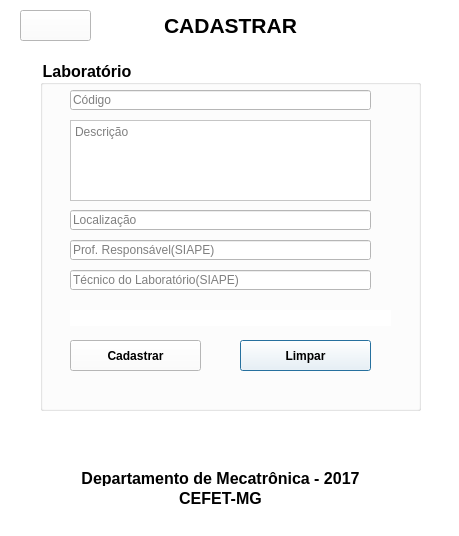
<?xml version="1.0" encoding="UTF-8"?>
<ui version="4.0">
 <class>CadasLab</class>
 <widget class="QDialog" name="CadasLab">
  <property name="geometry">
   <rect>
    <x>0</x>
    <y>0</y>
    <width>459</width>
    <height>536</height>
   </rect>
  </property>
  <property name="minimumSize">
   <size>
    <width>459</width>
    <height>536</height>
   </size>
  </property>
  <property name="maximumSize">
   <size>
    <width>459</width>
    <height>536</height>
   </size>
  </property>
  <property name="windowTitle">
   <string>CONTROLE DE PATRIMONIO</string>
  </property>
  <property name="styleSheet">
   <string notr="true">background-color: rgb(255, 255, 255);</string>
  </property>
  <widget class="QLabel" name="label_3">
   <property name="geometry">
    <rect>
     <x>30</x>
     <y>470</y>
     <width>381</width>
     <height>16</height>
    </rect>
   </property>
   <property name="font">
    <font>
     <pointsize>12</pointsize>
     <weight>75</weight>
     <bold>true</bold>
    </font>
   </property>
   <property name="text">
    <string>Departamento de Mecatrônica - 2017</string>
   </property>
   <property name="alignment">
    <set>Qt::AlignCenter</set>
   </property>
  </widget>
  <widget class="QLabel" name="label_4">
   <property name="geometry">
    <rect>
     <x>30</x>
     <y>490</y>
     <width>381</width>
     <height>16</height>
    </rect>
   </property>
   <property name="font">
    <font>
     <pointsize>12</pointsize>
     <weight>75</weight>
     <bold>true</bold>
    </font>
   </property>
   <property name="text">
    <string>CEFET-MG</string>
   </property>
   <property name="alignment">
    <set>Qt::AlignCenter</set>
   </property>
  </widget>
  <widget class="QLabel" name="label">
   <property name="geometry">
    <rect>
     <x>0</x>
     <y>10</y>
     <width>461</width>
     <height>31</height>
    </rect>
   </property>
   <property name="font">
    <font>
     <pointsize>16</pointsize>
     <weight>75</weight>
     <bold>true</bold>
    </font>
   </property>
   <property name="text">
    <string>CADASTRAR</string>
   </property>
   <property name="alignment">
    <set>Qt::AlignCenter</set>
   </property>
  </widget>
  <widget class="QGroupBox" name="groupBox">
   <property name="geometry">
    <rect>
     <x>40</x>
     <y>60</y>
     <width>381</width>
     <height>351</height>
    </rect>
   </property>
   <property name="font">
    <font>
     <pointsize>12</pointsize>
     <weight>75</weight>
     <bold>true</bold>
    </font>
   </property>
   <property name="title">
    <string>Laboratório</string>
   </property>
   <widget class="QLineEdit" name="lab_setCodigo">
    <property name="geometry">
     <rect>
      <x>30</x>
      <y>30</y>
      <width>301</width>
      <height>20</height>
     </rect>
    </property>
    <property name="placeholderText">
     <string>Código</string>
    </property>
   </widget>
   <widget class="QLineEdit" name="lab_setProfessor">
    <property name="geometry">
     <rect>
      <x>30</x>
      <y>180</y>
      <width>301</width>
      <height>20</height>
     </rect>
    </property>
    <property name="inputMethodHints">
     <set>Qt::ImhNone</set>
    </property>
    <property name="placeholderText">
     <string>Prof. Responsável(SIAPE)</string>
    </property>
   </widget>
   <widget class="QLineEdit" name="lab_setTecnico">
    <property name="geometry">
     <rect>
      <x>30</x>
      <y>210</y>
      <width>301</width>
      <height>20</height>
     </rect>
    </property>
    <property name="placeholderText">
     <string>Técnico do Laboratório(SIAPE)</string>
    </property>
   </widget>
   <widget class="QPushButton" name="limpar">
    <property name="geometry">
     <rect>
      <x>200</x>
      <y>280</y>
      <width>131</width>
      <height>31</height>
     </rect>
    </property>
    <property name="font">
     <font>
      <weight>75</weight>
      <bold>true</bold>
     </font>
    </property>
    <property name="text">
     <string>Limpar</string>
    </property>
   </widget>
   <widget class="QPushButton" name="btn_confirma">
    <property name="geometry">
     <rect>
      <x>30</x>
      <y>280</y>
      <width>131</width>
      <height>31</height>
     </rect>
    </property>
    <property name="font">
     <font>
      <weight>75</weight>
      <bold>true</bold>
     </font>
    </property>
    <property name="text">
     <string>Cadastrar</string>
    </property>
   </widget>
   <widget class="QLineEdit" name="lab_setLocalizacao">
    <property name="geometry">
     <rect>
      <x>30</x>
      <y>150</y>
      <width>301</width>
      <height>20</height>
     </rect>
    </property>
    <property name="placeholderText">
     <string>Localização</string>
    </property>
   </widget>
   <widget class="QLabel" name="fail">
    <property name="geometry">
     <rect>
      <x>30</x>
      <y>250</y>
      <width>321</width>
      <height>16</height>
     </rect>
    </property>
    <property name="font">
     <font>
      <pointsize>9</pointsize>
     </font>
    </property>
    <property name="styleSheet">
     <string notr="true"/>
    </property>
    <property name="text">
     <string/>
    </property>
   </widget>
   <widget class="QTextEdit" name="lab_setDescricao">
    <property name="geometry">
     <rect>
      <x>30</x>
      <y>60</y>
      <width>301</width>
      <height>81</height>
     </rect>
    </property>
    <property name="placeholderText">
     <string>Descrição</string>
    </property>
   </widget>
  </widget>
  <widget class="QPushButton" name="pushButton_3">
   <property name="geometry">
    <rect>
     <x>20</x>
     <y>10</y>
     <width>71</width>
     <height>31</height>
    </rect>
   </property>
   <property name="minimumSize">
    <size>
     <width>61</width>
     <height>31</height>
    </size>
   </property>
   <property name="maximumSize">
    <size>
     <width>100</width>
     <height>100</height>
    </size>
   </property>
   <property name="styleSheet">
    <string notr="true">background-image: url(:/img/img/voltar.png);</string>
   </property>
   <property name="text">
    <string/>
   </property>
  </widget>
 </widget>
 <resources/>
 <connections>
  <connection>
   <sender>limpar</sender>
   <signal>clicked()</signal>
   <receiver>lab_setTecnico</receiver>
   <slot>clear()</slot>
   <hints>
    <hint type="sourcelabel">
     <x>288</x>
     <y>350</y>
    </hint>
    <hint type="destinationlabel">
     <x>227</x>
     <y>281</y>
    </hint>
   </hints>
  </connection>
  <connection>
   <sender>limpar</sender>
   <signal>clicked()</signal>
   <receiver>lab_setProfessor</receiver>
   <slot>clear()</slot>
   <hints>
    <hint type="sourcelabel">
     <x>313</x>
     <y>357</y>
    </hint>
    <hint type="destinationlabel">
     <x>246</x>
     <y>252</y>
    </hint>
   </hints>
  </connection>
  <connection>
   <sender>limpar</sender>
   <signal>clicked()</signal>
   <receiver>lab_setLocalizacao</receiver>
   <slot>clear()</slot>
   <hints>
    <hint type="sourcelabel">
     <x>338</x>
     <y>360</y>
    </hint>
    <hint type="destinationlabel">
     <x>273</x>
     <y>221</y>
    </hint>
   </hints>
  </connection>
  <connection>
   <sender>limpar</sender>
   <signal>clicked()</signal>
   <receiver>lab_setCodigo</receiver>
   <slot>clear()</slot>
   <hints>
    <hint type="sourcelabel">
     <x>343</x>
     <y>357</y>
    </hint>
    <hint type="destinationlabel">
     <x>237</x>
     <y>104</y>
    </hint>
   </hints>
  </connection>
  <connection>
   <sender>pushButton_3</sender>
   <signal>clicked()</signal>
   <receiver>CadasLab</receiver>
   <slot>close()</slot>
   <hints>
    <hint type="sourcelabel">
     <x>68</x>
     <y>26</y>
    </hint>
    <hint type="destinationlabel">
     <x>19</x>
     <y>84</y>
    </hint>
   </hints>
  </connection>
  <connection>
   <sender>limpar</sender>
   <signal>clicked()</signal>
   <receiver>lab_setDescricao</receiver>
   <slot>clear()</slot>
   <hints>
    <hint type="sourcelabel">
     <x>314</x>
     <y>344</y>
    </hint>
    <hint type="destinationlabel">
     <x>287</x>
     <y>194</y>
    </hint>
   </hints>
  </connection>
 </connections>
</ui>
